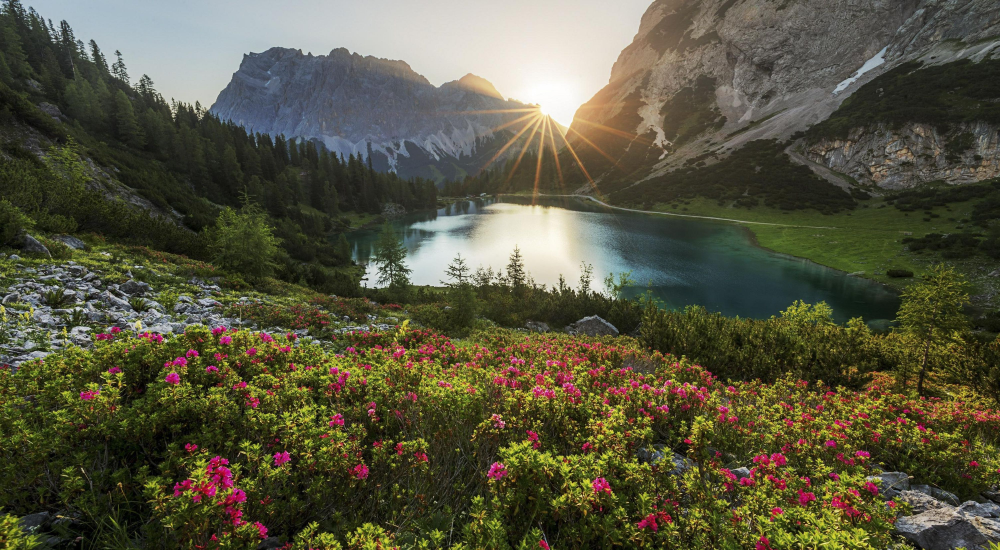
#> input picture python/quote_gen/resource/sample.jpg, 4000 x 2200 px (shown at 1/4 size)
$ python simple_quote.py   (older library calls are emulated)
#> lines starting #> are read from the running program, lines starting #| are printed output that depends on the picture
import random
from PIL import Image, ImageDraw, ImageFont
import textwrap

width = 512
height = 512
message = "Hello boss!"
# fonts = ["resource/barcelony/Barcelony.ttf"]
fonts = ["resource/Lato/Lato-Regular.ttf"]
images = ["resource/sample.jpg"]
quotes = ["Everybody wants to be famous, but nobody wants to do the work. I live by that. You grind hard so you can play hard. At the end of the day, you put all the work in, and eventually it’ll pay off. It could be in a year, it could be in 30 years. Eventually, your hard work will pay off."]


def text_wrap(text,font,writing,max_width,max_height):
    lines = [[]]
    words = text.split()
    for word in words:
        # try putting this word in last line then measure
        lines[-1].append(word)
        (w,h) = writing.multiline_textsize('\n'.join([' '.join(line) for line in lines]), font=font)
        if w > max_width: # too wide
            # take it back out, put it on the next line, then measure again
            lines.append([lines[-1].pop()])
            (w,h) = writing.multiline_textsize('\n'.join([' '.join(line) for line in lines]), font=font)
            if h > max_height: # too high now, cannot fit this word in, so take out - add ellipses
                lines.pop()
                # try adding ellipses to last word fitting (i.e. without a space)
                lines[-1][-1] += '...'
                # keep checking that this doesn't make the textbox too wide,
                # if so, cycle through previous words until the ellipses can fit
                while writing.multiline_textsize('\n'.join([' '.join(line) for line in lines]),font=font)[0] > max_width:
                    lines[-1].pop()
                    if lines[-1]:
                        lines[-1][-1] += '...'
                    else:
                        lines[-1].append('...')
                break
    return '\n'.join([' '.join(line) for line in lines])

def getfont(fontsize=50):
    font = random.choice(fonts)
    print("selected font : "+font)
    return ImageFont.truetype(font,size=fontsize)

def simple():
    img = Image.new('RGB', (width, height), color='blue')
    imgDraw = ImageDraw.Draw(img)
    textWidth, textHeight = imgDraw.textsize(message,font=getfont)
    xText = (width - textWidth) / 2
    yText = (height - textHeight) / 2
    imgDraw.text((xText, yText), message,font=getfont, fill=(255, 255, 0))
    img.save('result.png')

def imageBGQuotes():
    my_image = Image.open(random.choice(images))
#> my_image is the input picture: PIL image 4000x2200 RGB; mean R, G, B 87.1, 85.1, 64
    title_font = getfont(100)
    image_editable = ImageDraw.Draw(my_image)
    width, height = my_image.size
#> width = 4000; height = 2200
    description_wrapped = text_wrap(random.choice(quotes),title_font,image_editable,width-50,height)
    # image_editable.text((width/3, height/3),description_wrapped , (237, 230, 211), font=title_font)
    image_editable.text((80, height/3),description_wrapped,font=title_font)
    my_image.save("image_quote.jpg")
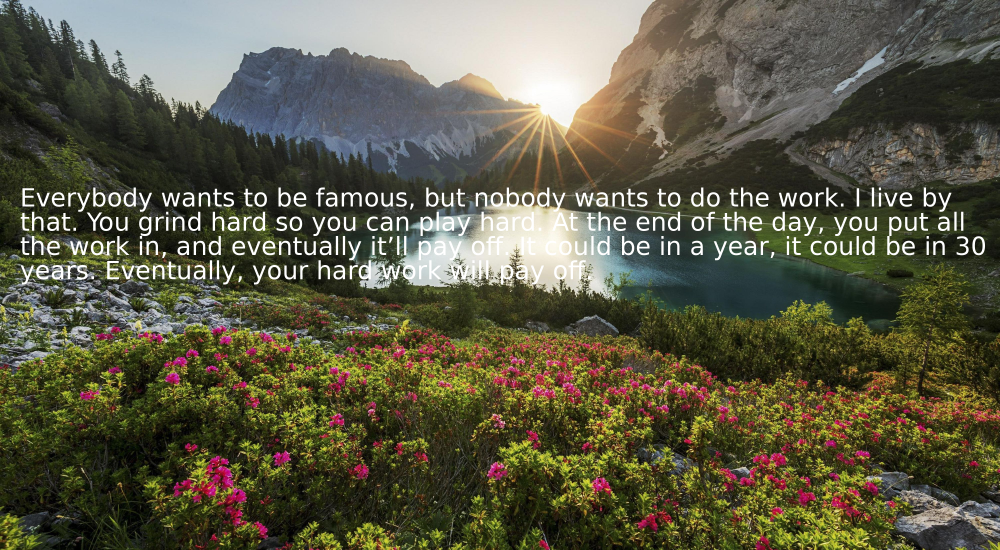
#> saved as image_quote.jpg: PIL image 4000x2200 RGB (shown at 1/4 size); mean R, G, B 92.2, 90, 69.5
    my_image.show()


imageBGQuotes()
